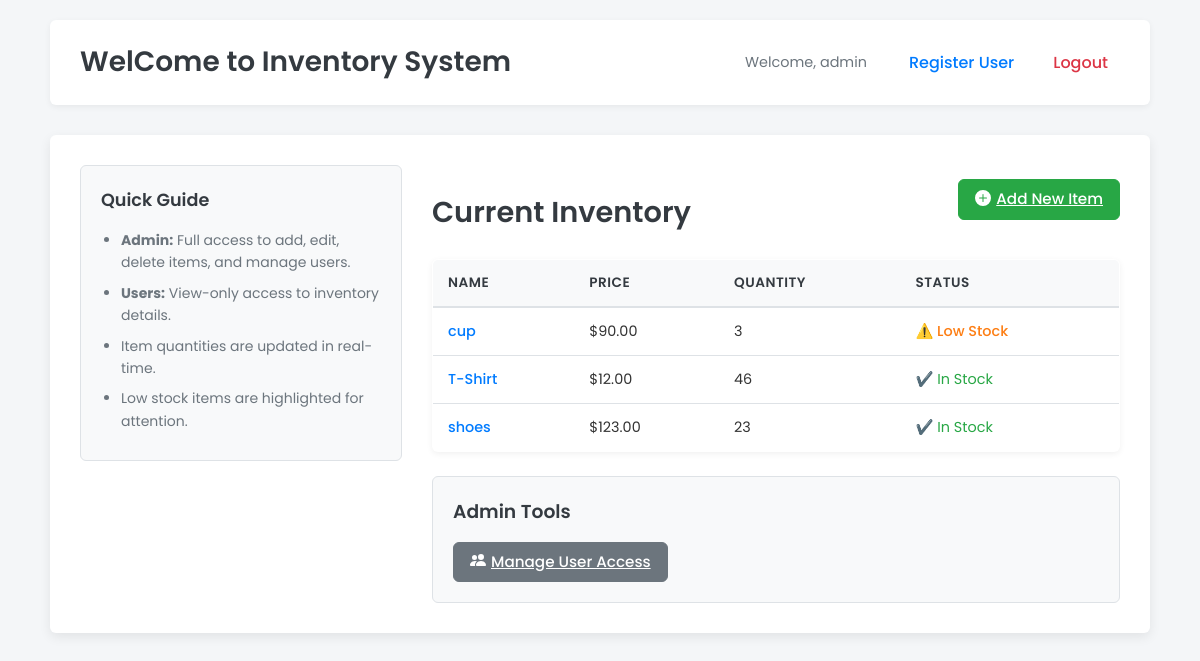
The page / (signed in) on the database its author committed.
### model.py (models this page shows)
class User(Base):
    __tablename__ = "users"
    id = Column(Integer, primary_key=True, index=True)
    username = Column(String, unique=True, index=True)
    nickname = Column(String, nullable=True)
    email = Column(String, unique=True, index=True)
    hashed_password = Column(String)

class Item(Base):
    __tablename__ = "items"
    id = Column(Integer, primary_key=True, index=True)
    name = Column(String, index=True)
    description = Column(String, nullable=True)
    price = Column(Float)
    quantity = Column(Integer)

### main.py (the view)
@app.get("/", response_class=HTMLResponse)
def home_ui(request: Request, db: Session = Depends(get_db)):
    username = request.cookies.get("user")
    if not username:
        return RedirectResponse(url="/login", status_code=303)
    user = db.query(model.User).filter(model.User.username == username).first()
    items = db.query(model.Item).all()
    return templates.TemplateResponse("items.html", {"request": request, "items": items, "user": user})

### templates/items.html (shortened to what this page needs)
{% extends "main.html" %}
{% block content %}
<div class="inventory-layout">
  <aside class="instructions-sidebar">
    <h3>Quick Guide</h3>
    <ul>
      <li><strong>Admin:</strong> Full access to add, edit, delete items, and manage users.</li>
      <li><strong>Users:</strong> View-only access to inventory details.</li>
      <li>Item quantities are updated in real-time.</li>
      <li>Low stock items are highlighted for attention.</li>
    </ul>
  </aside>
  <div class="inventory-main-content">
    <div class="page-header">
        <h2 class="page-title">Current Inventory</h2>
        {% if user and (user.username == "admin" or user.nickname == "admin") %}
            <a href="/add" class="btn btn-success">
                Add New Item
            </a>
        {% endif %}
    </div>
    <table class="inventory-table">
      <thead>
        <tr>
          <th>Name</th>
          <th>Price</th>
          <th>Quantity</th>
          <th>Status</th>
        </tr>
      </thead>
      <tbody>
        {% if items %}
          {% for item in items %}
          <tr>
            <td><a href="/item/{{ item.id }}">{{ item.name }}</a></td>
            <td>${{ "%.2f"|format(item.price) }}</td> <td>{{ item.quantity }}</td>
            <td>
              {% if item.quantity == 0 %}
                <span class="status-out">❌ Out of Stock</span>
              {% elif item.quantity < 5 %}
                <span class="status-low">⚠️ Low Stock</span>
              {% else %}
                <span class="status-in">✔️ In Stock</span>
              {% endif %}
            </td>
          </tr>
          {% endfor %}
        {% else %}
            <tr>
                <td colspan="4" style="text-align: center; padding: 20px; color: var(--text-muted);">No items currently in inventory.</td>
            </tr>
        {% endif %}
      </tbody>
    </table>
    {% if request.cookies.get("user") == "admin" %}
    <div class="admin-actions-panel mt-4">
      <h3>Admin Tools</h3>
      <a href="/grant_access" class="btn btn-secondary">
        Manage User Access
    </a>
    </div>
    {% endif %}
  </div>
</div>
{% endblock %}

### templates/main.html (shortened to what this page needs)
<!DOCTYPE html>
<html lang="en">
<head>
</head>
<body>
  <div class="container-main">
    <header>
      <h1>WelCome to <a href="/">Inventory System</a></h1>
      <nav>
        {% if request.cookies.get("user") %}
          <span>Welcome, {{ request.cookies.get("user") }}</span>
          {% if request.cookies.get("user") == 'admin' %}
             <a href="/register">Register User</a>
          {% endif %}
          <a href="/logout" class="logout-btn">Logout</a>
        {% else %}
          <a href="/login">Login</a>
        {% endif %}
      </nav>
    </header>
    <main>
      {% block content %}{% endblock %}
    </main>
  </div>
</body>
</html>

### templates/main.html (style rules this page uses)
:root { --primary-color: #007bff; --primary-hover-color: #0056b3; --secondary-color: #6c757d; --success-color: #28a745; --success-hover-color: #1e7e34; --danger-color: #dc3545; --danger-hover-color: #c82333; --light-color: #f8f9fa; --dark-color: #343a40; --text-color: #333; --text-muted: #6c757d; --border-color: #dee2e6; --background-color: #f4f6f8; --card-bg: #ffffff; --font-family-sans-serif: 'Poppins', sans-serif; --border-radius: 0.375rem; --box-shadow: 0 4px 12px rgba(0, 0, 0, 0.08); --box-shadow-sm: 0 2px 6px rgba(0, 0, 0, 0.06); }
body { font-family: var(--font-family-sans-serif); background-color: var(--background-color); color: var(--text-color); margin: 0; padding: 0; line-height: 1.6; }
.container-main { max-width: 1100px; margin: 0 auto; padding: 20px; }
header { background-color: var(--card-bg); padding: 20px 30px; margin-bottom: 30px; border-radius: var(--border-radius); box-shadow: var(--box-shadow-sm); display: flex; justify-content: space-between; align-items: center; }
header h1 { margin: 0; font-weight: 600; font-size: 1.75rem; color: var(--dark-color); }
header h1 a { color: var(--dark-color); text-decoration: none; }
nav { display: flex; align-items: center; }
nav span { margin-right: 15px; color: var(--text-muted); font-size: 0.9rem; }
nav a { color: var(--primary-color); text-decoration: none; font-weight: 500; margin-left: 15px; transition: color 0.2s ease-in-out; padding: 8px 12px; border-radius: var(--border-radius); }
nav .logout-btn { color: var(--danger-color); }
main { background: var(--card-bg); padding: 30px; border-radius: var(--border-radius); box-shadow: var(--box-shadow); }
.btn { display: inline-block; font-weight: 500; text-align: center; vertical-align: middle; cursor: pointer; user-select: none; background-color: transparent; border: 1px solid transparent; padding: 0.5rem 1rem; font-size: 0.95rem; line-height: 1.5; border-radius: var(--border-radius); transition: color 0.15s ease-in-out, background-color 0.15s ease-in-out, border-color 0.15s ease-in-out, box-shadow 0.15s ease-in-out; }
.btn-success { color: #fff; background-color: var(--success-color); border-color: var(--success-color); }
.btn-secondary { color: #fff; background-color: var(--secondary-color); border-color: var(--secondary-color); }
h2.page-title { font-size: 1.8rem; font-weight: 600; color: var(--dark-color); margin-bottom: 1.5rem; text-align: center; }
.mt-4 { margin-top: 1.5rem !important; }

### templates/items.html (style rules this page uses)
.page-header { display: flex; justify-content: space-between; align-items: center; margin-bottom: 1.5rem; }
h2.page-title { text-align: left; margin-bottom: 0; }
.inventory-layout { display: flex; gap: 30px; }
.instructions-sidebar { flex: 0 0 280px; background-color: var(--light-color); padding: 20px; border-radius: var(--border-radius); border: 1px solid var(--border-color); height: fit-content; }
.instructions-sidebar h3 { margin-top: 0; margin-bottom: 15px; color: var(--dark-color); font-weight: 600; font-size: 1.1rem; }
.instructions-sidebar ul { padding-left: 20px; margin: 0; color: var(--text-muted); font-size: 0.875rem; }
.instructions-sidebar ul li { margin-bottom: 8px; }
.inventory-main-content { flex: 1; }
.inventory-table { width: 100%; border-collapse: collapse; background-color: var(--card-bg); border-radius: var(--border-radius); overflow: hidden; box-shadow: var(--box-shadow-sm); border: 1px solid var(--border-color); }
.inventory-table thead tr { background-color: var(--light-color); border-bottom: 2px solid var(--border-color); }
.inventory-table th { text-align: left; padding: 12px 15px; font-weight: 600; color: var(--dark-color); text-transform: uppercase; font-size: 0.85rem; letter-spacing: 0.5px; }
.inventory-table td { text-align: left; padding: 12px 15px; border-bottom: 1px solid var(--border-color); font-size: 0.9rem; color: var(--text-color); }
.inventory-table tbody tr:last-child td { border-bottom: none; }
.inventory-table td a { color: var(--primary-color); text-decoration: none; font-weight: 500; }
.status-low { color: #fd7e14; font-weight: 500; }
.status-in { color: var(--success-color); }
.admin-actions-panel { margin-top: 25px; padding: 20px; background-color: var(--light-color); border-radius: var(--border-radius); border: 1px solid var(--border-color); }
.admin-actions-panel h3 { margin-top: 0; margin-bottom: 15px; color: var(--dark-color); font-weight: 600; }
.admin-actions-panel .btn { margin-right: 10px; }

### rows shown on the page
User: cookies.get "admin"
Item: name "cup", price "90.00", quantity "3", shows "⚠️ Low Stock"
Item: name "T-Shirt", price "12.00", quantity "46", shows "✔️ In Stock"
Item: name "shoes", price "123.00", quantity "23", shows "✔️ In Stock"
